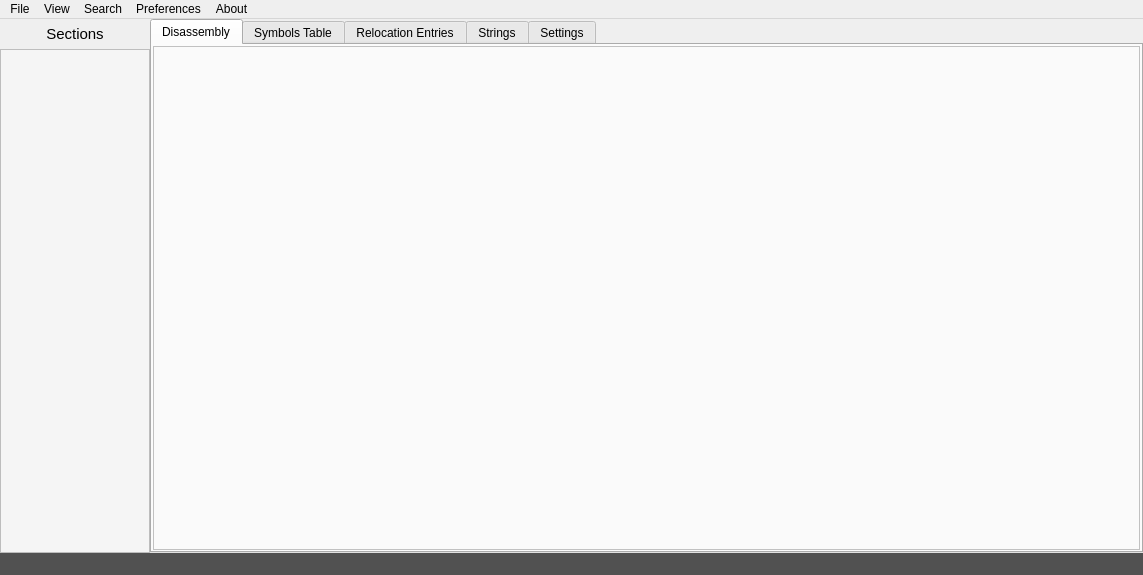
<?xml version="1.0" encoding="UTF-8"?>
<ui version="4.0">
 <class>MainWindow</class>
 <widget class="QMainWindow" name="MainWindow">
  <property name="geometry">
   <rect>
    <x>0</x>
    <y>0</y>
    <width>1143</width>
    <height>575</height>
   </rect>
  </property>
  <property name="windowTitle">
   <string>MainWindow</string>
  </property>
  <widget class="QWidget" name="centralWidget">
   <property name="sizePolicy">
    <sizepolicy hsizetype="Expanding" vsizetype="Preferred">
     <horstretch>0</horstretch>
     <verstretch>0</verstretch>
    </sizepolicy>
   </property>
   <property name="styleSheet">
    <string notr="true"/>
   </property>
   <layout class="QGridLayout" name="gridLayout_2">
    <property name="leftMargin">
     <number>0</number>
    </property>
    <property name="topMargin">
     <number>0</number>
    </property>
    <property name="rightMargin">
     <number>0</number>
    </property>
    <property name="bottomMargin">
     <number>0</number>
    </property>
    <property name="spacing">
     <number>0</number>
    </property>
    <item row="0" column="0">
     <layout class="QHBoxLayout" name="horizontalLayout">
      <property name="spacing">
       <number>0</number>
      </property>
      <item>
       <layout class="QVBoxLayout" name="verticalLayout">
        <property name="spacing">
         <number>0</number>
        </property>
        <property name="sizeConstraint">
         <enum>QLayout::SetFixedSize</enum>
        </property>
        <item>
         <widget class="QLabel" name="label_2">
          <property name="minimumSize">
           <size>
            <width>0</width>
            <height>30</height>
           </size>
          </property>
          <property name="font">
           <font>
            <pointsize>11</pointsize>
            <weight>50</weight>
            <italic>false</italic>
            <bold>false</bold>
           </font>
          </property>
          <property name="text">
           <string>Sections</string>
          </property>
          <property name="alignment">
           <set>Qt::AlignCenter</set>
          </property>
         </widget>
        </item>
        <item>
         <widget class="QListWidget" name="sectionList">
          <property name="sizePolicy">
           <sizepolicy hsizetype="Maximum" vsizetype="Expanding">
            <horstretch>0</horstretch>
            <verstretch>0</verstretch>
           </sizepolicy>
          </property>
          <property name="maximumSize">
           <size>
            <width>150</width>
            <height>16777215</height>
           </size>
          </property>
          <property name="styleSheet">
           <string notr="true">background-color: rgb(245, 245, 245);
border-color: rgb(53, 53, 53);
font: 75 italic 11pt &quot;Noto Sans&quot;;</string>
          </property>
         </widget>
        </item>
       </layout>
      </item>
      <item>
       <widget class="QTabWidget" name="tabWidget">
        <property name="sizePolicy">
         <sizepolicy hsizetype="Expanding" vsizetype="Expanding">
          <horstretch>0</horstretch>
          <verstretch>0</verstretch>
         </sizepolicy>
        </property>
        <property name="styleSheet">
         <string notr="true"/>
        </property>
        <property name="tabShape">
         <enum>QTabWidget::Rounded</enum>
        </property>
        <property name="currentIndex">
         <number>0</number>
        </property>
        <widget class="QWidget" name="disTab">
         <attribute name="title">
          <string>Disassembly</string>
         </attribute>
         <layout class="QGridLayout" name="gridLayout">
          <property name="leftMargin">
           <number>1</number>
          </property>
          <property name="topMargin">
           <number>1</number>
          </property>
          <property name="rightMargin">
           <number>1</number>
          </property>
          <property name="bottomMargin">
           <number>1</number>
          </property>
          <property name="spacing">
           <number>1</number>
          </property>
          <item row="0" column="0">
           <widget class="QTextBrowser" name="codeBrowser">
            <property name="styleSheet">
             <string notr="true">font: 12pt &quot;Anonymous Pro&quot;;
background-color: rgb(250, 250, 250);</string>
            </property>
            <property name="cursorWidth">
             <number>0</number>
            </property>
            <property name="textInteractionFlags">
             <set>Qt::LinksAccessibleByKeyboard|Qt::LinksAccessibleByMouse|Qt::TextBrowserInteraction|Qt::TextSelectableByKeyboard|Qt::TextSelectableByMouse</set>
            </property>
           </widget>
          </item>
         </layout>
        </widget>
        <widget class="QWidget" name="tab_2">
         <attribute name="title">
          <string>Symbols Table</string>
         </attribute>
         <layout class="QGridLayout" name="gridLayout_5">
          <property name="leftMargin">
           <number>1</number>
          </property>
          <property name="topMargin">
           <number>1</number>
          </property>
          <property name="rightMargin">
           <number>1</number>
          </property>
          <property name="bottomMargin">
           <number>1</number>
          </property>
          <property name="spacing">
           <number>1</number>
          </property>
          <item row="0" column="0">
           <widget class="QTextBrowser" name="symbolsBrowser">
            <property name="font">
             <font>
              <family>Anonymous Pro</family>
              <pointsize>12</pointsize>
             </font>
            </property>
            <property name="styleSheet">
             <string notr="true">background-color: rgb(250, 250, 250);</string>
            </property>
           </widget>
          </item>
         </layout>
        </widget>
        <widget class="QWidget" name="tab">
         <attribute name="title">
          <string>Relocation Entries</string>
         </attribute>
         <layout class="QGridLayout" name="gridLayout_4">
          <property name="leftMargin">
           <number>1</number>
          </property>
          <property name="topMargin">
           <number>1</number>
          </property>
          <property name="rightMargin">
           <number>1</number>
          </property>
          <property name="bottomMargin">
           <number>1</number>
          </property>
          <property name="spacing">
           <number>1</number>
          </property>
          <item row="0" column="0">
           <widget class="QTextBrowser" name="relocationsBrowser">
            <property name="font">
             <font>
              <family>Anonymous Pro</family>
              <pointsize>12</pointsize>
             </font>
            </property>
            <property name="styleSheet">
             <string notr="true">background-color: rgb(250, 250, 250);</string>
            </property>
           </widget>
          </item>
         </layout>
        </widget>
        <widget class="QWidget" name="tab_3">
         <attribute name="title">
          <string>Strings</string>
         </attribute>
         <layout class="QGridLayout" name="gridLayout_3">
          <property name="leftMargin">
           <number>1</number>
          </property>
          <property name="topMargin">
           <number>1</number>
          </property>
          <property name="rightMargin">
           <number>1</number>
          </property>
          <property name="bottomMargin">
           <number>1</number>
          </property>
          <property name="spacing">
           <number>1</number>
          </property>
          <item row="0" column="0">
           <widget class="QTextBrowser" name="stringsBrowser">
            <property name="font">
             <font>
              <family>Anonymous Pro</family>
              <pointsize>12</pointsize>
             </font>
            </property>
            <property name="styleSheet">
             <string notr="true">background-color: rgb(250, 250, 250);
color: rgb(29, 160, 185);</string>
            </property>
           </widget>
          </item>
         </layout>
        </widget>
        <widget class="QWidget" name="settings_tab">
         <property name="styleSheet">
          <string notr="true">font: 11pt &quot;Noto Sans&quot;;</string>
         </property>
         <attribute name="title">
          <string>Settings</string>
         </attribute>
         <layout class="QFormLayout" name="formLayout">
          <item row="1" column="0">
           <widget class="QComboBox" name="comboBox">
            <item>
             <property name="text">
              <string>intel</string>
             </property>
            </item>
            <item>
             <property name="text">
              <string>att</string>
             </property>
            </item>
           </widget>
          </item>
          <item row="0" column="0">
           <widget class="QLabel" name="label">
            <property name="text">
             <string>Syntax</string>
            </property>
           </widget>
          </item>
         </layout>
        </widget>
       </widget>
      </item>
     </layout>
    </item>
   </layout>
  </widget>
  <widget class="QMenuBar" name="menuBar">
   <property name="geometry">
    <rect>
     <x>0</x>
     <y>0</y>
     <width>1143</width>
     <height>28</height>
    </rect>
   </property>
   <widget class="QMenu" name="menuFile">
    <property name="title">
     <string>File</string>
    </property>
    <addaction name="actionOpen"/>
    <addaction name="actionShow_Containing_Folder"/>
    <addaction name="separator"/>
    <addaction name="actionExit"/>
   </widget>
   <widget class="QMenu" name="menuView">
    <property name="title">
     <string>View</string>
    </property>
    <addaction name="actionFullscreen"/>
   </widget>
   <widget class="QMenu" name="menuPreferences">
    <property name="title">
     <string>Preferences</string>
    </property>
    <widget class="QMenu" name="menuSyntax">
     <property name="title">
      <string>Syntax</string>
     </property>
     <addaction name="actionIntel"/>
     <addaction name="actionAtt"/>
    </widget>
    <addaction name="menuSyntax"/>
   </widget>
   <widget class="QMenu" name="menuAbout">
    <property name="title">
     <string>About</string>
    </property>
    <addaction name="actionProject"/>
   </widget>
   <widget class="QMenu" name="menuSearch">
    <property name="title">
     <string>Search</string>
    </property>
    <addaction name="actionFind"/>
   </widget>
   <addaction name="menuFile"/>
   <addaction name="menuView"/>
   <addaction name="menuSearch"/>
   <addaction name="menuPreferences"/>
   <addaction name="menuAbout"/>
  </widget>
  <widget class="QStatusBar" name="statusBar">
   <property name="styleSheet">
    <string notr="true">background-color: rgb(81, 81, 81);</string>
   </property>
  </widget>
  <action name="actionOpen">
   <property name="text">
    <string>Disassemble</string>
   </property>
   <property name="shortcut">
    <string>Ctrl+O</string>
   </property>
  </action>
  <action name="actionProject">
   <property name="text">
    <string>Project</string>
   </property>
  </action>
  <action name="actionFullscreen">
   <property name="text">
    <string>Fullscreen</string>
   </property>
   <property name="shortcut">
    <string>F11</string>
   </property>
  </action>
  <action name="actionExit">
   <property name="text">
    <string>Exit</string>
   </property>
  </action>
  <action name="actionIntel">
   <property name="text">
    <string>intel</string>
   </property>
  </action>
  <action name="actionAtt">
   <property name="text">
    <string>att</string>
   </property>
  </action>
  <action name="actionFind">
   <property name="text">
    <string>Find</string>
   </property>
  </action>
  <action name="actionShow_Containing_Folder">
   <property name="text">
    <string>Show Containing Folder</string>
   </property>
  </action>
 </widget>
 <layoutdefault spacing="6" margin="11"/>
 <resources/>
 <connections/>
</ui>
